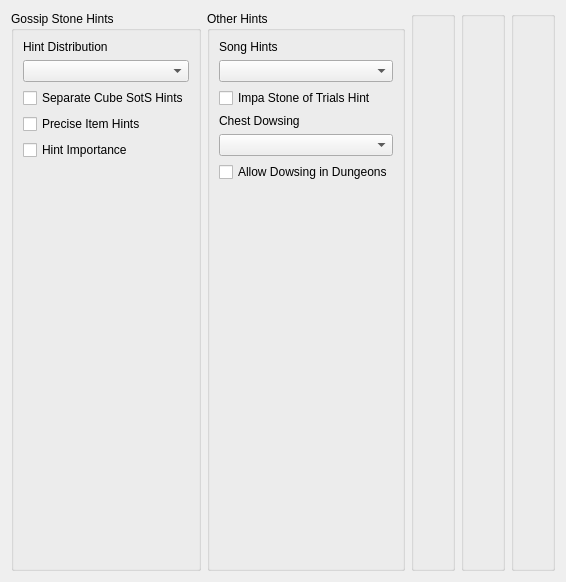
      <widget class="QWidget" name="tab_hints">
       <attribute name="title">
        <string>Hints</string>
       </attribute>
       <layout class="QHBoxLayout" name="horizontalLayout_6">
        <item>
         <widget class="QGroupBox" name="box_stone_hints">
          <property name="sizePolicy">
           <sizepolicy hsizetype="Expanding" vsizetype="Preferred">
            <horstretch>0</horstretch>
            <verstretch>0</verstretch>
           </sizepolicy>
          </property>
          <property name="title">
           <string>Gossip Stone Hints</string>
          </property>
          <layout class="QVBoxLayout" name="verticalLayout_12">
           <item>
            <layout class="QVBoxLayout" name="vlay_stone_hints">
             <item>
              <layout class="QVBoxLayout" name="vlay_hint_distro">
               <item>
                <widget class="QLabel" name="label_for_option_hint_distribution">
                 <property name="text">
                  <string>Hint Distribution</string>
                 </property>
                </widget>
               </item>
               <item>
                <widget class="QComboBox" name="option_hint_distribution"/>
               </item>
              </layout>
             </item>
             <item>
              <widget class="QCheckBox" name="option_cube_sots">
               <property name="text">
                <string>Separate Cube SotS Hints</string>
               </property>
              </widget>
             </item>
             <item>
              <widget class="QCheckBox" name="option_precise_item">
               <property name="text">
                <string>Precise Item Hints</string>
               </property>
              </widget>
             </item>
             <item>
              <widget class="QCheckBox" name="option_hint_importance">
               <property name="text">
                <string>Hint Importance</string>
               </property>
              </widget>
             </item>
             <item>
              <spacer name="vspace_stone_hints">
               <property name="orientation">
                <enum>Qt::Orientation::Vertical</enum>
               </property>
               <property name="sizeHint" stdset="0">
                <size>
                 <width>20</width>
                 <height>40</height>
                </size>
               </property>
              </spacer>
             </item>
            </layout>
           </item>
          </layout>
         </widget>
        </item>
        <item>
         <widget class="QGroupBox" name="box_other_hints">
          <property name="sizePolicy">
           <sizepolicy hsizetype="Expanding" vsizetype="Preferred">
            <horstretch>0</horstretch>
            <verstretch>0</verstretch>
           </sizepolicy>
          </property>
          <property name="title">
           <string>Other Hints</string>
          </property>
          <layout class="QVBoxLayout" name="verticalLayout_13">
           <item>
            <layout class="QVBoxLayout" name="vlay_other_hints">
             <item>
              <layout class="QVBoxLayout" name="vlay_song_hints">
               <item>
                <widget class="QLabel" name="label_for_option_song_hints">
                 <property name="text">
                  <string>Song Hints</string>
                 </property>
                </widget>
               </item>
               <item>
                <widget class="QComboBox" name="option_song_hints"/>
               </item>
              </layout>
             </item>
             <item>
              <widget class="QCheckBox" name="option_impa_sot_hint">
               <property name="text">
                <string>Impa Stone of Trials Hint</string>
               </property>
              </widget>
             </item>
             <item>
              <layout class="QVBoxLayout" name="vlay_chest_dowsing">
               <item>
                <widget class="QLabel" name="label_for_option_chest_dowsing">
                 <property name="text">
                  <string>Chest Dowsing</string>
                 </property>
                </widget>
               </item>
               <item>
                <widget class="QComboBox" name="option_chest_dowsing">
                 <property name="currentText">
                  <string/>
                 </property>
                 <property name="currentIndex">
                  <number>-1</number>
                 </property>
                </widget>
               </item>
              </layout>
             </item>
             <item>
              <widget class="QCheckBox" name="option_dungeon_dowsing">
               <property name="text">
                <string>Allow Dowsing in Dungeons</string>
               </property>
              </widget>
             </item>
             <item>
              <spacer name="vspace_other_hints">
               <property name="orientation">
                <enum>Qt::Orientation::Vertical</enum>
               </property>
               <property name="sizeHint" stdset="0">
                <size>
                 <width>20</width>
                 <height>40</height>
                </size>
               </property>
              </spacer>
             </item>
            </layout>
           </item>
          </layout>
         </widget>
        </item>
        <item>
         <widget class="QGroupBox" name="box_4">
          <property name="sizePolicy">
           <sizepolicy hsizetype="Expanding" vsizetype="Preferred">
            <horstretch>0</horstretch>
            <verstretch>0</verstretch>
           </sizepolicy>
          </property>
          <property name="title">
           <string/>
          </property>
          <layout class="QVBoxLayout" name="verticalLayout_14">
           <item>
            <spacer name="vspace_4">
             <property name="orientation">
              <enum>Qt::Orientation::Vertical</enum>
             </property>
             <property name="sizeHint" stdset="0">
              <size>
               <width>20</width>
               <height>533</height>
              </size>
             </property>
            </spacer>
           </item>
          </layout>
         </widget>
        </item>
        <item>
         <widget class="QGroupBox" name="box_5">
          <property name="sizePolicy">
           <sizepolicy hsizetype="Expanding" vsizetype="Preferred">
            <horstretch>0</horstretch>
            <verstretch>0</verstretch>
           </sizepolicy>
          </property>
          <property name="title">
           <string/>
          </property>
          <layout class="QVBoxLayout" name="verticalLayout_15">
           <item>
            <spacer name="vspace_5">
             <property name="orientation">
              <enum>Qt::Orientation::Vertical</enum>
             </property>
             <property name="sizeHint" stdset="0">
              <size>
               <width>20</width>
               <height>533</height>
              </size>
             </property>
            </spacer>
           </item>
          </layout>
         </widget>
        </item>
        <item>
         <widget class="QGroupBox" name="box_6">
          <property name="sizePolicy">
           <sizepolicy hsizetype="Expanding" vsizetype="Preferred">
            <horstretch>0</horstretch>
            <verstretch>0</verstretch>
           </sizepolicy>
          </property>
          <property name="title">
           <string/>
          </property>
          <layout class="QVBoxLayout" name="verticalLayout_16">
           <item>
            <spacer name="vspace_6">
             <property name="orientation">
              <enum>Qt::Orientation::Vertical</enum>
             </property>
             <property name="sizeHint" stdset="0">
              <size>
               <width>20</width>
               <height>533</height>
              </size>
             </property>
            </spacer>
           </item>
          </layout>
         </widget>
        </item>
       </layout>
      </widget>
